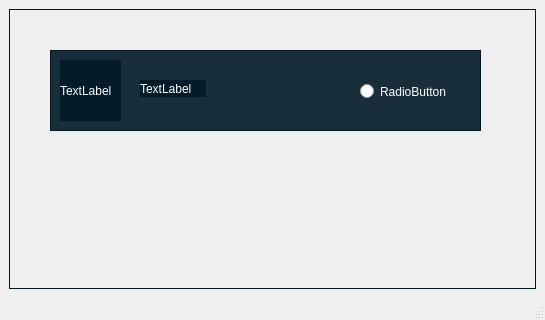
<?xml version="1.0" encoding="UTF-8"?>
<ui version="4.0">
 <class>MainWindow</class>
 <widget class="QMainWindow" name="MainWindow">
  <property name="geometry">
   <rect>
    <x>0</x>
    <y>0</y>
    <width>545</width>
    <height>320</height>
   </rect>
  </property>
  <property name="windowTitle">
   <string>MainWindow</string>
  </property>
  <widget class="QWidget" name="centralwidget">
   <layout class="QGridLayout" name="gridLayout">
    <item row="0" column="0">
     <widget class="QScrollArea" name="scrollArea">
      <property name="styleSheet">
       <string notr="true">QFrame {
	width: 100%;
	background: rgba(1, 26, 39, 230);
	color: rgb(255, 255, 255);
}


QScrollBar:vertical {
    border: 2px solid grey;
    background: #32CC99;
    height: 15px;
    margin: 0px 20px 0 20px;
}
QScrollBar::handle:vertical {
    background: white;
    min-width: 20px;
}
QScrollBar::add-line:vertical {
    border: 2px solid grey;
    background: #32CC99;
    width: 20px;
    subcontrol-position: right;
    subcontrol-origin: margin;
}

QScrollBar::sub-line:vertical {
    border: 2px solid grey;
    background: #32CC99;
    width: 20px;
    subcontrol-position: left;
    subcontrol-origin: margin;
}
</string>
      </property>
      <property name="widgetResizable">
       <bool>true</bool>
      </property>
      <property name="alignment">
       <set>Qt::AlignHCenter|Qt::AlignTop</set>
      </property>
      <widget class="QWidget" name="scrollAreaWidgetContents">
       <property name="geometry">
        <rect>
         <x>0</x>
         <y>0</y>
         <width>525</width>
         <height>256</height>
        </rect>
       </property>
       <widget class="QFrame" name="frame">
        <property name="geometry">
         <rect>
          <x>40</x>
          <y>40</y>
          <width>431</width>
          <height>81</height>
         </rect>
        </property>
        <property name="sizeIncrement">
         <size>
          <width>0</width>
          <height>50</height>
         </size>
        </property>
        <property name="baseSize">
         <size>
          <width>0</width>
          <height>50</height>
         </size>
        </property>
        <property name="styleSheet">
         <string notr="true">Qframe {
	min-width: 100%;
	max-width: 100%;
	flex: 1;
}</string>
        </property>
        <property name="frameShape">
         <enum>QFrame::StyledPanel</enum>
        </property>
        <property name="frameShadow">
         <enum>QFrame::Raised</enum>
        </property>
        <widget class="QRadioButton" name="radioButton">
         <property name="geometry">
          <rect>
           <x>310</x>
           <y>30</y>
           <width>111</width>
           <height>23</height>
          </rect>
         </property>
         <property name="styleSheet">
          <string notr="true">QRadioButton{
	color: rgb(255, 255, 255);
}</string>
         </property>
         <property name="text">
          <string>RadioButton</string>
         </property>
        </widget>
        <widget class="QLabel" name="label">
         <property name="geometry">
          <rect>
           <x>10</x>
           <y>10</y>
           <width>61</width>
           <height>61</height>
          </rect>
         </property>
         <property name="text">
          <string>TextLabel</string>
         </property>
        </widget>
        <widget class="QLabel" name="label_2">
         <property name="geometry">
          <rect>
           <x>90</x>
           <y>30</y>
           <width>66</width>
           <height>17</height>
          </rect>
         </property>
         <property name="text">
          <string>TextLabel</string>
         </property>
        </widget>
       </widget>
      </widget>
     </widget>
    </item>
   </layout>
  </widget>
  <widget class="QMenuBar" name="menubar">
   <property name="geometry">
    <rect>
     <x>0</x>
     <y>0</y>
     <width>545</width>
     <height>22</height>
    </rect>
   </property>
  </widget>
  <widget class="QStatusBar" name="statusbar"/>
 </widget>
 <resources/>
 <connections/>
</ui>
